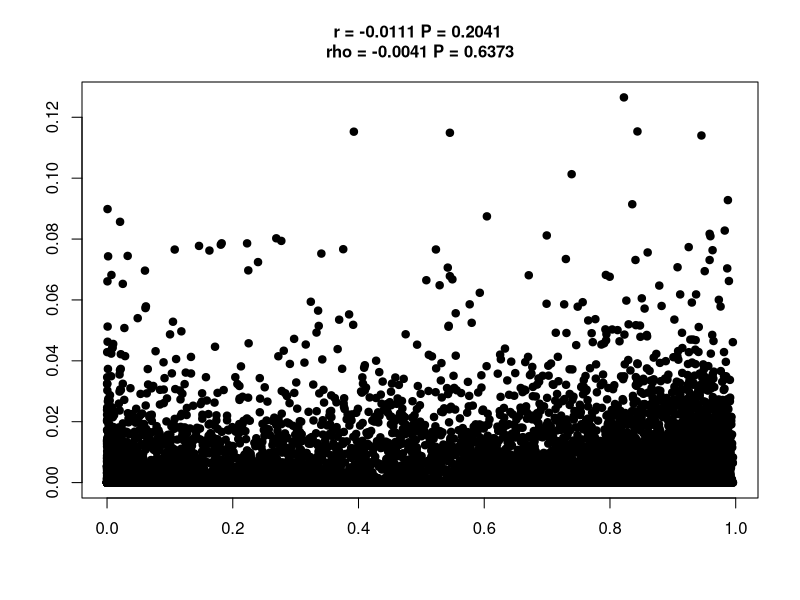
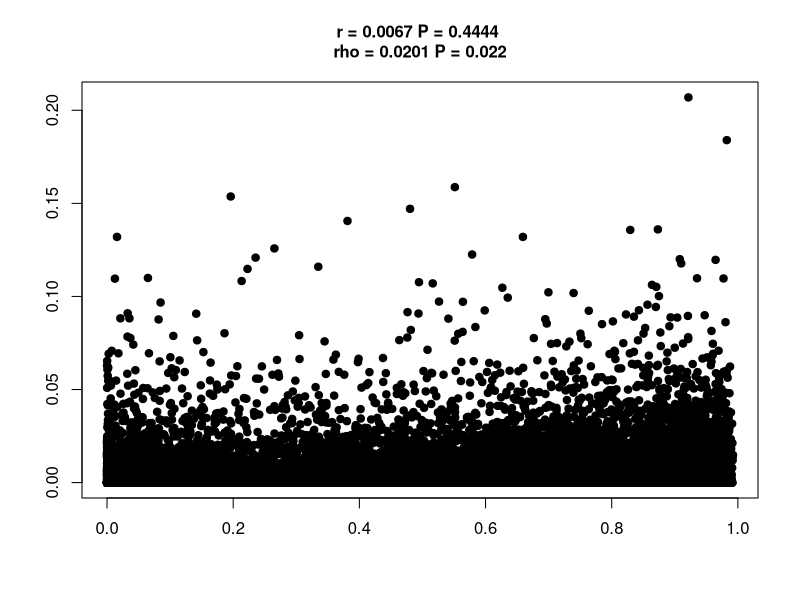
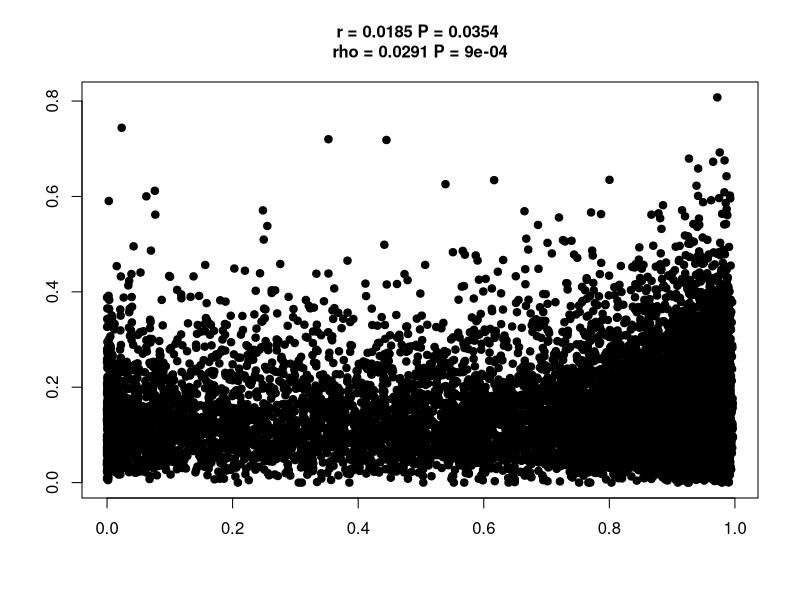
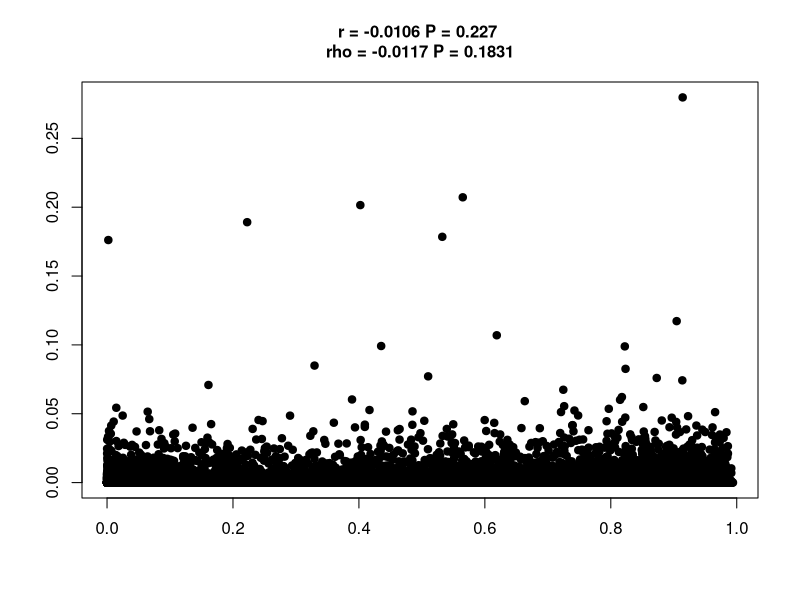
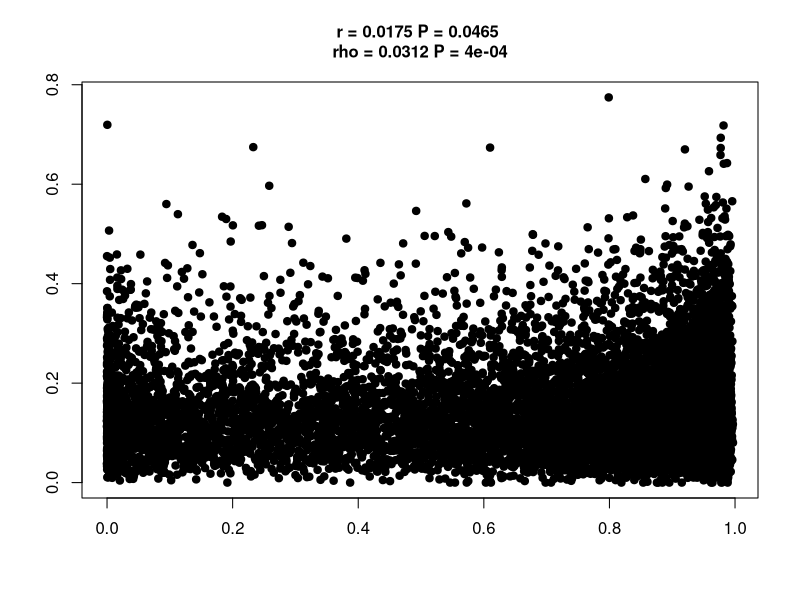
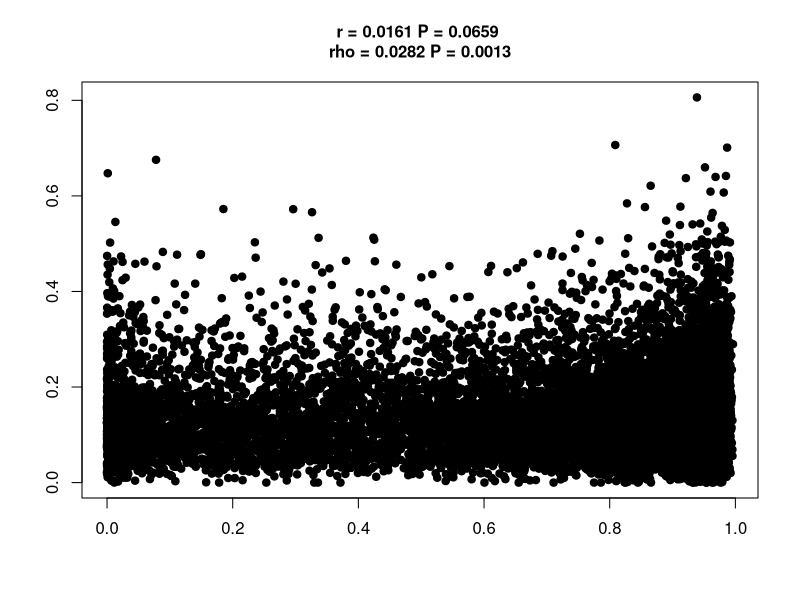

These figures' R source, in order:
library(dplyr)

setwd("/data/human_PBS/1000genome.pr_coding")


corretst=function(x, y){
  testpearson=cor.test(x,y, method="pearson")
  pearson_coef=testpearson$estimate
  pearson_p=testpearson$p.value
  testspearman=cor.test(x,y, method="spearman", exact = F)
  spearman_coef=testspearman$estimate
  spearman_p=testspearman$p.value
  
  correplot= plot(x, y, pch=19,cex.main=1,cex.lab=0.8,xlab="", ylab="", main=paste("r =", round(pearson_coef, digits=4), "P =", round(pearson_p, digits=4), "\nrho =",round(spearman_coef, digits=4), "P =", round(spearman_p, digits=4) ))
  
  print(correplot)
}


pstfile = read.table("pst.4pop.deseq.fpkm.log.pr_coding.rmlow.h2.0.5.txt", header = T)
fstfile = read.table("fst.hudson.1000genome.4pop.allindividual.ratioofave.maf0.01.pr_coding.rmlow.txt", header = T)

for (i in 1:ncol(pstfile)) {
  pstpair = as.data.frame(pstfile[,i])
  fstpair = as.data.frame(fstfile[,i])
  pstpair[,"geneid"] = row.names(pstfile) 
  fstpair[,"geneid"] = row.names(fstfile)
  
  mergetwo = merge(pstpair, fstpair, by ="geneid")
  
  corretst(mergetwo[,2], mergetwo[, 3])
}
